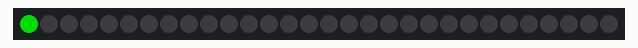
A sketch run on a simulated ATtiny85, built with avr-gcc and run on an emulated ATtiny85. Shown: 30 RGB LEDs in strip order, left to right. Dim RGB values are drawn brighter than linear.

Above: at 0.1 s.
At 3.6 s:
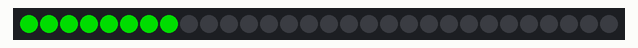
At 7.1 s:
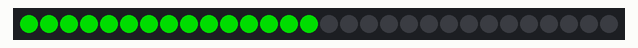
At 10.6 s:
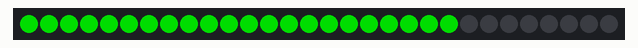
At 14.6 s:
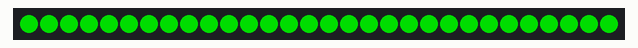

The sketch:

L9_NeoPixel30_simple_XIAO_en.ino
```cpp
#include <Adafruit_NeoPixel.h> // Header file, declaring the library
#ifdef __AVR__
#include <avr/power.h>
#endif

#define PIN 0 // The light strip is connected to pin 0. If you are using XIAO RP2040, please change 0 to A0
#define NUMPIXELS 30 // The number of LED lights on the light strip
Adafruit_NeoPixel pixels(NUMPIXELS, PIN, NEO_GRB + NEO_KHZ800); // Create a new light strip object, define data mode
#define DELAYVAL 500 // The interval time for each light to light up

void setup() {
    #if defined(__AVR_ATtiny85__) && (F_CPU == 16000000)
    clock_prescale_set(clock_div_1);
    #endif
    pixels.begin(); // The light strip is ready to output data
}

void loop() {
    pixels.clear(); // All beads on the light strip are turned off
    for(int i=0; i<NUMPIXELS; i++) {
        pixels.setPixelColor(i, pixels.Color(0, 150, 0)); // Light up the beads in sequence, the color is green
        pixels.show(); // Display the light strip
        delay(DELAYVAL);
    }
}
```

Measured:
- by itself, everything shown: repeats every 15.1 s, in 30 steps
- what the display in image 4 shows lasts 0.5 s, from 14.6 s to 15.1 s
